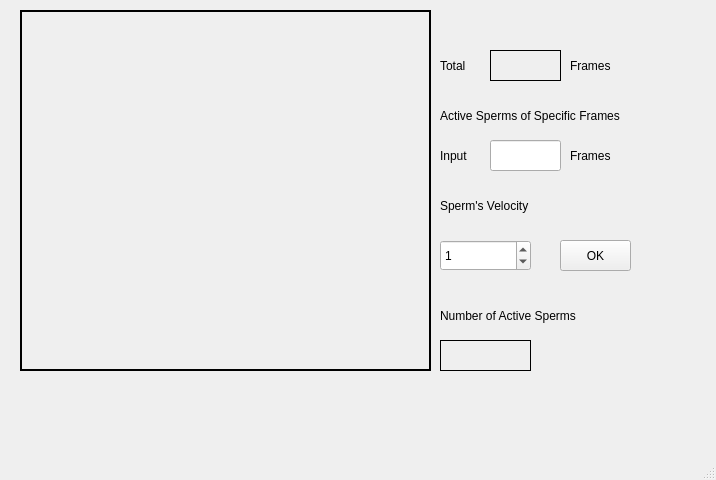
<?xml version="1.0" encoding="UTF-8"?>
<ui version="4.0">
 <class>ActChild</class>
 <widget class="QMainWindow" name="ActChild">
  <property name="geometry">
   <rect>
    <x>0</x>
    <y>0</y>
    <width>716</width>
    <height>480</height>
   </rect>
  </property>
  <property name="windowTitle">
   <string>Sperm Activity Detection</string>
  </property>
  <property name="windowIcon">
   <iconset>
    <normaloff>F:/GoogleDownload/dna (1).png</normaloff>F:/GoogleDownload/dna (1).png</iconset>
  </property>
  <property name="windowOpacity">
   <double>0.700000000000000</double>
  </property>
  <widget class="QWidget" name="centralwidget">
   <widget class="QLabel" name="Frame2">
    <property name="geometry">
     <rect>
      <x>20</x>
      <y>10</y>
      <width>411</width>
      <height>361</height>
     </rect>
    </property>
    <property name="frameShape">
     <enum>QFrame::WinPanel</enum>
    </property>
    <property name="text">
     <string/>
    </property>
   </widget>
   <widget class="QLabel" name="label">
    <property name="geometry">
     <rect>
      <x>440</x>
      <y>190</y>
      <width>131</width>
      <height>31</height>
     </rect>
    </property>
    <property name="text">
     <string>Sperm's Velocity</string>
    </property>
   </widget>
   <widget class="QLabel" name="label_2">
    <property name="geometry">
     <rect>
      <x>440</x>
      <y>300</y>
      <width>191</width>
      <height>31</height>
     </rect>
    </property>
    <property name="text">
     <string>Number of Active Sperms</string>
    </property>
   </widget>
   <widget class="QLabel" name="ActNumber">
    <property name="geometry">
     <rect>
      <x>440</x>
      <y>340</y>
      <width>91</width>
      <height>31</height>
     </rect>
    </property>
    <property name="frameShape">
     <enum>QFrame::Panel</enum>
    </property>
    <property name="text">
     <string/>
    </property>
   </widget>
   <widget class="QLabel" name="label_4">
    <property name="geometry">
     <rect>
      <x>440</x>
      <y>50</y>
      <width>41</width>
      <height>31</height>
     </rect>
    </property>
    <property name="text">
     <string>Total</string>
    </property>
   </widget>
   <widget class="QLabel" name="TotalFrame2">
    <property name="geometry">
     <rect>
      <x>490</x>
      <y>50</y>
      <width>71</width>
      <height>31</height>
     </rect>
    </property>
    <property name="focusPolicy">
     <enum>Qt::TabFocus</enum>
    </property>
    <property name="frameShape">
     <enum>QFrame::Panel</enum>
    </property>
    <property name="text">
     <string/>
    </property>
   </widget>
   <widget class="QLabel" name="label_5">
    <property name="geometry">
     <rect>
      <x>570</x>
      <y>50</y>
      <width>51</width>
      <height>31</height>
     </rect>
    </property>
    <property name="text">
     <string>Frames</string>
    </property>
   </widget>
   <widget class="QLabel" name="label_6">
    <property name="geometry">
     <rect>
      <x>440</x>
      <y>100</y>
      <width>261</width>
      <height>31</height>
     </rect>
    </property>
    <property name="text">
     <string>Active Sperms of Specific Frames</string>
    </property>
   </widget>
   <widget class="QLineEdit" name="lineEdit2">
    <property name="geometry">
     <rect>
      <x>490</x>
      <y>140</y>
      <width>71</width>
      <height>31</height>
     </rect>
    </property>
   </widget>
   <widget class="QLabel" name="label_7">
    <property name="geometry">
     <rect>
      <x>570</x>
      <y>140</y>
      <width>51</width>
      <height>31</height>
     </rect>
    </property>
    <property name="text">
     <string>Frames</string>
    </property>
   </widget>
   <widget class="QLabel" name="label_8">
    <property name="geometry">
     <rect>
      <x>440</x>
      <y>140</y>
      <width>41</width>
      <height>31</height>
     </rect>
    </property>
    <property name="text">
     <string>Input</string>
    </property>
   </widget>
   <widget class="QPushButton" name="pushButton">
    <property name="geometry">
     <rect>
      <x>560</x>
      <y>240</y>
      <width>71</width>
      <height>31</height>
     </rect>
    </property>
    <property name="text">
     <string>OK</string>
    </property>
   </widget>
   <widget class="QSpinBox" name="spinBox">
    <property name="geometry">
     <rect>
      <x>440</x>
      <y>240</y>
      <width>91</width>
      <height>31</height>
     </rect>
    </property>
    <property name="maximum">
     <number>20</number>
    </property>
    <property name="value">
     <number>1</number>
    </property>
   </widget>
  </widget>
  <widget class="QMenuBar" name="menubar">
   <property name="geometry">
    <rect>
     <x>0</x>
     <y>0</y>
     <width>716</width>
     <height>26</height>
    </rect>
   </property>
  </widget>
  <widget class="QStatusBar" name="statusbar"/>
 </widget>
 <resources/>
 <connections/>
</ui>
